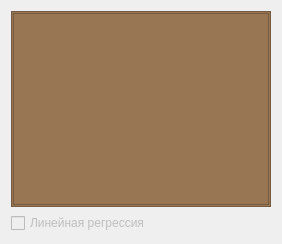
            <widget class="QWidget" name="tab_mainTests_pressure">
             <attribute name="title">
              <string>График давления от перемещения</string>
             </attribute>
             <layout class="QVBoxLayout" name="verticalLayout_57">
              <item>
               <widget class="QFrame" name="frame_chartPressure">
                <property name="autoFillBackground">
                 <bool>false</bool>
                </property>
                <property name="styleSheet">
                 <string notr="true">background-color: rgb(152, 118, 84);</string>
                </property>
                <property name="frameShape">
                 <enum>QFrame::Shape::StyledPanel</enum>
                </property>
                <property name="frameShadow">
                 <enum>QFrame::Shadow::Raised</enum>
                </property>
                <layout class="QVBoxLayout" name="verticalLayout_13">
                 <property name="spacing">
                  <number>3</number>
                 </property>
                 <property name="leftMargin">
                  <number>1</number>
                 </property>
                 <property name="topMargin">
                  <number>1</number>
                 </property>
                 <property name="rightMargin">
                  <number>1</number>
                 </property>
                 <property name="bottomMargin">
                  <number>1</number>
                 </property>
                 <item>
                  <widget class="MyChart" name="Chart_pressure"/>
                 </item>
                </layout>
               </widget>
              </item>
              <item>
               <layout class="QHBoxLayout" name="horizontalLayout_regression">
                <item>
                 <widget class="QCheckBox" name="checkBox_regression">
                  <property name="enabled">
                   <bool>false</bool>
                  </property>
                  <property name="sizePolicy">
                   <sizepolicy hsizetype="Minimum" vsizetype="Preferred">
                    <horstretch>0</horstretch>
                    <verstretch>0</verstretch>
                   </sizepolicy>
                  </property>
                  <property name="text">
                   <string>Линейная регрессия</string>
                  </property>
                  <property name="checkable">
                   <bool>true</bool>
                  </property>
                  <property name="checked">
                   <bool>false</bool>
                  </property>
                  <property name="tristate">
                   <bool>false</bool>
                  </property>
                 </widget>
                </item>
                <item>
                 <spacer name="horizontalSpacer_regression">
                  <property name="orientation">
                   <enum>Qt::Orientation::Horizontal</enum>
                  </property>
                  <property name="sizeHint" stdset="0">
                   <size>
                    <width>40</width>
                    <height>20</height>
                   </size>
                  </property>
                 </spacer>
                </item>
               </layout>
              </item>
             </layout>
            </widget>
